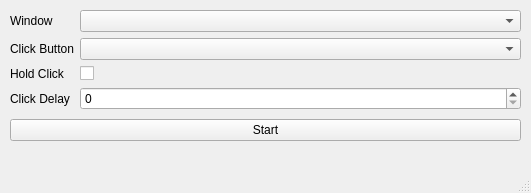
<?xml version="1.0" encoding="UTF-8"?>
<ui version="4.0">
 <class>MainWindow</class>
 <widget class="QMainWindow" name="MainWindow">
  <property name="geometry">
   <rect>
    <x>0</x>
    <y>0</y>
    <width>531</width>
    <height>193</height>
   </rect>
  </property>
  <property name="windowTitle">
   <string>PyAutoClicker</string>
  </property>
  <widget class="QWidget" name="centralwidget">
   <widget class="QWidget" name="gridLayoutWidget">
    <property name="geometry">
     <rect>
      <x>10</x>
      <y>10</y>
      <width>511</width>
      <height>131</height>
     </rect>
    </property>
    <layout class="QGridLayout" name="gridLayout_2">
     <item row="0" column="0" colspan="2">
      <layout class="QFormLayout" name="formLayout_2">
       <item row="0" column="0">
        <widget class="QLabel" name="window_label">
         <property name="text">
          <string>Window</string>
         </property>
        </widget>
       </item>
       <item row="0" column="1">
        <widget class="QComboBox" name="window_combobox"/>
       </item>
       <item row="1" column="0">
        <widget class="QLabel" name="click_button_label">
         <property name="text">
          <string>Click Button</string>
         </property>
        </widget>
       </item>
       <item row="1" column="1">
        <widget class="QComboBox" name="click_button_combobox"/>
       </item>
       <item row="3" column="0">
        <widget class="QLabel" name="click_delay_label">
         <property name="text">
          <string>Click Delay</string>
         </property>
        </widget>
       </item>
       <item row="3" column="1">
        <widget class="QSpinBox" name="click_delay_spinbox"/>
       </item>
       <item row="2" column="0">
        <widget class="QLabel" name="hold_click_label">
         <property name="text">
          <string>Hold Click</string>
         </property>
        </widget>
       </item>
       <item row="2" column="1">
        <widget class="QCheckBox" name="hold_click_checkbox"/>
       </item>
      </layout>
     </item>
     <item row="1" column="0" colspan="2">
      <widget class="QPushButton" name="pushButton">
       <property name="text">
        <string>Start</string>
       </property>
      </widget>
     </item>
    </layout>
   </widget>
  </widget>
  <widget class="QMenuBar" name="menubar">
   <property name="geometry">
    <rect>
     <x>0</x>
     <y>0</y>
     <width>531</width>
     <height>21</height>
    </rect>
   </property>
  </widget>
  <widget class="QStatusBar" name="statusbar"/>
 </widget>
 <resources/>
 <connections/>
</ui>
